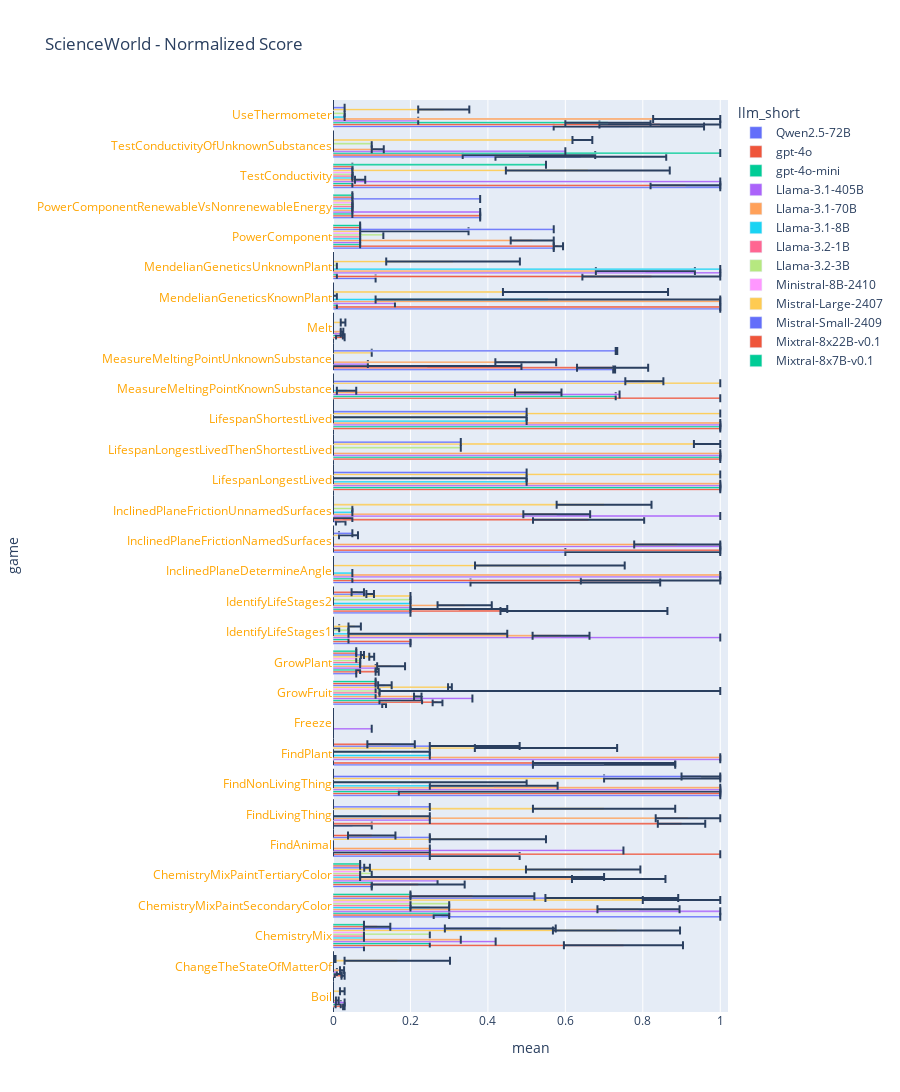

This figure's notebook cell:
### Code cell
#df = fetch_data("scienceworld")

# filter out the llama-31-70b-instruct
tmp = data[~data["llm"].str.contains("llama-31-70b-instruct")]

# Keep only LLM agent and conversation mode.
tmp = tmp[tmp["agent"].str.contains("LLMAgent")]
tmp = tmp[tmp["conversation"]]

tmp["llm_short"] = tmp["llm"].str.replace("meta-llama/", "")
tmp["llm_short"] = tmp["llm_short"].str.replace("mistralai/", "")
tmp["llm_short"] = tmp["llm_short"].str.replace("Qwen/", "")
tmp["llm_short"] = tmp["llm_short"].str.replace("-Instruct", "")
tmp.groupby(["llm"])["final/Normalized Score"].describe().reset_index()

fig = make_grouped_bar_chart(tmp, groupby="llm_short")
fig.show()

### Figure 1 — Plotly figure (JSON) as saved in the notebook; plotly's stock layout.template omitted (floating-point values rounded to 4 significant figures; data arrays with more than 128 entries replaced by an {"elided": "..."} marker saying what was removed)
{"data": [{"alignmentgroup": "True", "error_x": {"array": [0, 0, 0, 0, 0, 0.116, 0.05, 0, 0.1837, 0, 0.004899, 0, 0, 0, 0.2449, 0.2, 0.01225, 0, 0, 0, 0, 0.002449, 0, 0, 0, 0, 0, 0, 0.2205, 0.1942]}, "hovertemplate": "llm_short=Qwen2.5-72B<br>mean=%{x}<br>game=%{y}<extra></extra>", "legendgroup": "Qwen2.5-72B", "marker": {"color": "#636efa", "pattern": {"shape": ""}}, "name": "Qwen2.5-72B", "offsetgroup": "Qwen2.5-72B", "orientation": "h", "showlegend": true, "textposition": "auto", "type": "bar", "x": [0, 0, 0.08, 1, 0.1, 0.366, 0.05, 1, 0.7, 0, 0.132, 0.06, 0.2, 0.2, 0.6, 0.8, 0.02, 0, 0, 0, 0, 0.726, 0, 1, 0.11, 0.57, 0.38, 1, 0.64, 0.764], "xaxis": "x", "y": ["Boil", "ChangeTheStateOfMatterOf", "ChemistryMix", "ChemistryMixPaintSecondaryColor", "ChemistryMixPaintTertiaryColor", "FindAnimal", "FindLivingThing", "FindNonLivingThing", "FindPlant", "Freeze", "GrowFruit", "GrowPlant", "IdentifyLifeStages1", "IdentifyLifeStages2", "InclinedPlaneDetermineAngle", "InclinedPlaneFrictionNamedSurfaces", "InclinedPlaneFrictionUnnamedSurfaces", "LifespanLongestLived", "LifespanLongestLivedThenShortestLived", "LifespanShortestLived", "MeasureMeltingPointKnownSubstance", "MeasureMeltingPointUnknownSubstance", "Melt", "MendelianGeneticsKnownPlant", "MendelianGeneticsUnknownPlant", "PowerComponent", "PowerComponentRenewableVsNonrenewableEnergy", "TestConductivity", "TestConductivityOfUnknownSubstances", "UseThermometer"], "yaxis": "y"}, {"alignmentgroup": "True", "error_x": {"array": [0.002, 0.004, 0.1538, 0.02, 0.12, 0, 0.06124, 0, 0.1837, 0, 0.01265, 0.004, 0, 0.2156, 0.18, 0, 0.1435, 0, 0, 0, 0, 0.09184, 0, 0, 0.178, 0.012, 0, 0.09, 0.1711, 0.156]}, "hovertemplate": "llm_short=gpt-4o<br>mean=%{x}<br>game=%{y}<extra></extra>", "legendgroup": "gpt-4o", "marker": {"color": "#EF553B", "pattern": {"shape": ""}}, "name": "gpt-4o", "offsetgroup": "gpt-4o", "orientation": "h", "showlegend": true, "textposition": "auto", "type": "bar", "x": [0.028, 0.026, 0.75, 0.28, 0.22, 1, 0.9, 1, 0.7, 0, 0.27, 0.114, 0.2, 0.648, 0.82, 1, 0.66, 1, 1, 1, 1, 0.722, 0.03, 1, 0.822, 0.582, 0.38, 0.91, 0.506, 0.844], "xaxis": "x", "y": ["Boil", "ChangeTheStateOfMatterOf", "ChemistryMix", "ChemistryMixPaintSecondaryColor", "ChemistryMixPaintTertiaryColor", "FindAnimal", "FindLivingThing", "FindNonLivingThing", "FindPlant", "Freeze", "GrowFruit", "GrowPlant", "IdentifyLifeStages1", "IdentifyLifeStages2", "InclinedPlaneDetermineAngle", "InclinedPlaneFrictionNamedSurfaces", "InclinedPlaneFrictionUnnamedSurfaces", "LifespanLongestLived", "LifespanLongestLivedThenShortestLived", "LifespanShortestLived", "MeasureMeltingPointKnownSubstance", "MeasureMeltingPointUnknownSubstance", "Melt", "MendelianGeneticsKnownPlant", "MendelianGeneticsUnknownPlant", "PowerComponent", "PowerComponentRenewableVsNonrenewableEnergy", "TestConductivity", "TestConductivityOfUnknownSubstances", "UseThermometer"], "yaxis": "y"}, {"alignmentgroup": "True", "error_x": {"array": [0.006667, 0.008819, 0, 0, 0, 0.125, 0, 0.415, 0, 0, 0.055, 0.005, 0, 0.125, 0, 0, 0.025, 0, 0, 0, 0, 0.2433, 0.008819, 0, 0, 0, 0, 0, 0, 0.11]}, "hovertemplate": "llm_short=gpt-4o-mini<br>mean=%{x}<br>game=%{y}<extra></extra>", "legendgroup": "gpt-4o-mini", "marker": {"color": "#00cc96", "pattern": {"shape": ""}}, "name": "gpt-4o-mini", "offsetgroup": "gpt-4o-mini", "orientation": "h", "showlegend": true, "textposition": "auto", "type": "bar", "x": [0.01333, 0.01333, 0.25, 0.3, 0.1, 0.125, 0, 0.585, 0, 0, 0.175, 0.065, 0.04, 0.325, 0.05, 0, 0.025, 1, 1, 1, 0.73, 0.2433, 0.01667, 0.01, 0.01, 0.07, 0.05, 0.05, 1, 0.71], "xaxis": "x", "y": ["Boil", "ChangeTheStateOfMatterOf", "ChemistryMix", "ChemistryMixPaintSecondaryColor", "ChemistryMixPaintTertiaryColor", "FindAnimal", "FindLivingThing", "FindNonLivingThing", "FindPlant", "Freeze", "GrowFruit", "GrowPlant", "IdentifyLifeStages1", "IdentifyLifeStages2", "InclinedPlaneDetermineAngle", "InclinedPlaneFrictionNamedSurfaces", "InclinedPlaneFrictionUnnamedSurfaces", "LifespanLongestLived", "LifespanLongestLivedThenShortestLived", "LifespanShortestLived", "MeasureMeltingPointKnownSubstance", "MeasureMeltingPointUnknownSubstance", "Melt", "MendelianGeneticsKnownPlant", "MendelianGeneticsUnknownPlant", "PowerComponent", "PowerComponentRenewableVsNonrenewableEnergy", "TestConductivity", "TestConductivityOfUnknownSubstances", "UseThermometer"], "yaxis": "y"}, {"alignmentgroup": "True", "error_x": {"array": [null, null, null, null, null, null, null, null, null, null, null, null, null, null, null, null, null, null, null, null, null, null, null, null, null, null, null, null, null, null]}, "hovertemplate": "llm_short=Llama-3.1-405B<br>mean=%{x}<br>game=%{y}<extra></extra>", "legendgroup": "Llama-3.1-405B", "marker": {"color": "#ab63fa", "pattern": {"shape": ""}}, "name": "Llama-3.1-405B", "offsetgroup": "Llama-3.1-405B", "orientation": "h", "showlegend": true, "textposition": "auto", "type": "bar", "x": [0.03, 0.01, 0.42, 1, 0.27, 0.75, 0.25, 1, 1, 0.1, 0.36, 0.11, 1, 0.2, 1, 1, 1, 1, 1, 1, 0.74, 0.09, 0.02, 0.16, 1, 0.07, 0.38, 1, 0.6, 0.22], "xaxis": "x", "y": ["Boil", "ChangeTheStateOfMatterOf", "ChemistryMix", "ChemistryMixPaintSecondaryColor", "ChemistryMixPaintTertiaryColor", "FindAnimal", "FindLivingThing", "FindNonLivingThing", "FindPlant", "Freeze", "GrowFruit", "GrowPlant", "IdentifyLifeStages1", "IdentifyLifeStages2", "InclinedPlaneDetermineAngle", "InclinedPlaneFrictionNamedSurfaces", "InclinedPlaneFrictionUnnamedSurfaces", "LifespanLongestLived", "LifespanLongestLivedThenShortestLived", "LifespanShortestLived", "MeasureMeltingPointKnownSubstance", "MeasureMeltingPointUnknownSubstance", "Melt", "MendelianGeneticsKnownPlant", "MendelianGeneticsUnknownPlant", "PowerComponent", "PowerComponentRenewableVsNonrenewableEnergy", "TestConductivity", "TestConductivityOfUnknownSubstances", "UseThermometer"], "yaxis": "y"}, {"alignmentgroup": "True", "error_x": {"array": [0.003514, 0.00527, 0, 0.106, 0.1207, 0, 0.08333, 0, 0, 0, 0.009639, 0.03602, 0.07349, 0.07, 0, 0.1111, 0.08625, 0, 0, 0, 0.06, 0.07851, 0.003333, 0, 0.1279, 0.05556, 0, 0.01323, 0.01556, 0.08667]}, "hovertemplate": "llm_short=Llama-3.1-70B<br>mean=%{x}<br>game=%{y}<extra></extra>", "legendgroup": "Llama-3.1-70B", "marker": {"color": "#FFA15A", "pattern": {"shape": ""}}, "name": "Llama-3.1-70B", "offsetgroup": "Llama-3.1-70B", "orientation": "h", "showlegend": true, "textposition": "auto", "type": "bar", "x": [0.01111, 0.02333, 0.33, 0.7889, 0.7378, 0.25, 0.9167, 1, 1, 0, 0.2189, 0.15, 0.5889, 0.34, 1, 0.8889, 0.5778, 1, 1, 1, 0.53, 0.4978, 0.02333, 1, 0.8067, 0.5144, 0.05, 0.07, 0.1156, 0.9133], "xaxis": "x", "y": ["Boil", "ChangeTheStateOfMatterOf", "ChemistryMix", "ChemistryMixPaintSecondaryColor", "ChemistryMixPaintTertiaryColor", "FindAnimal", "FindLivingThing", "FindNonLivingThing", "FindPlant", "Freeze", "GrowFruit", "GrowPlant", "IdentifyLifeStages1", "IdentifyLifeStages2", "InclinedPlaneDetermineAngle", "InclinedPlaneFrictionNamedSurfaces", "InclinedPlaneFrictionUnnamedSurfaces", "LifespanLongestLived", "LifespanLongestLivedThenShortestLived", "LifespanShortestLived", "MeasureMeltingPointKnownSubstance", "MeasureMeltingPointUnknownSubstance", "Melt", "MendelianGeneticsKnownPlant", "MendelianGeneticsUnknownPlant", "PowerComponent", "PowerComponentRenewableVsNonrenewableEnergy", "TestConductivity", "TestConductivityOfUnknownSubstances", "UseThermometer"], "yaxis": "y"}, {"alignmentgroup": "True", "error_x": {"array": [0, 0, 0, 0.05, 0.315, 0, 0.125, 0.165, 0, 0, 0, 0, 0.205, 0, 0, 0, 0, 0, 0, 0, 0.025, 0, 0, 0.445, 0, 0, 0, 0, 0, 0]}, "hovertemplate": "llm_short=Llama-3.1-8B<br>mean=%{x}<br>game=%{y}<extra></extra>", "legendgroup": "Llama-3.1-8B", "marker": {"color": "#19d3f3", "pattern": {"shape": ""}}, "name": "Llama-3.1-8B", "offsetgroup": "Llama-3.1-8B", "orientation": "h", "showlegend": true, "textposition": "auto", "type": "bar", "x": [0, 0, 0.08, 0.25, 0.385, 0, 0.125, 0.415, 0.25, 0, 0.11, 0.07, 0.245, 0.2, 0.05, 0, 0.05, 0.5, 0, 0.5, 0.035, 0, 0, 0.555, 1, 0.07, 0.05, 0.05, 0, 0.03], "xaxis": "x", "y": ["Boil", "ChangeTheStateOfMatterOf", "ChemistryMix", "ChemistryMixPaintSecondaryColor", "ChemistryMixPaintTertiaryColor", "FindAnimal", "FindLivingThing", "FindNonLivingThing", "FindPlant", "Freeze", "GrowFruit", "GrowPlant", "IdentifyLifeStages1", "IdentifyLifeStages2", "InclinedPlaneDetermineAngle", "InclinedPlaneFrictionNamedSurfaces", "InclinedPlaneFrictionUnnamedSurfaces", "LifespanLongestLived", "LifespanLongestLivedThenShortestLived", "LifespanShortestLived", "MeasureMeltingPointKnownSubstance", "MeasureMeltingPointUnknownSubstance", "Melt", "MendelianGeneticsKnownPlant", "MendelianGeneticsUnknownPlant", "PowerComponent", "PowerComponentRenewableVsNonrenewableEnergy", "TestConductivity", "TestConductivityOfUnknownSubstances", "UseThermometer"], "yaxis": "y"}, {"alignmentgroup": "True", "error_x": {"array": [0, 0, 0, 0, 0, 0, 0, 0, 0, 0, 0, 0, 0, 0, 0, 0, 0, 0, 0, 0, 0, 0, 0, 0, 0, 0, 0, 0, 0, 0]}, "hovertemplate": "llm_short=Llama-3.2-1B<br>mean=%{x}<br>game=%{y}<extra></extra>", "legendgroup": "Llama-3.2-1B", "marker": {"color": "#FF6692", "pattern": {"shape": ""}}, "name": "Llama-3.2-1B", "offsetgroup": "Llama-3.2-1B", "orientation": "h", "showlegend": true, "textposition": "auto", "type": "bar", "x": [0, 0, 0.08, 0.2, 0.07, 0, 0, 0, 0, 0, 0.12, 0.07, 0, 0, 0, 0, 0, 0, 0, 0, 0, 0, 0, 0, 0, 0.07, 0.05, 0.05, 0, 0], "xaxis": "x", "y": ["Boil", "ChangeTheStateOfMatterOf", "ChemistryMix", "ChemistryMixPaintSecondaryColor", "ChemistryMixPaintTertiaryColor", "FindAnimal", "FindLivingThing", "FindNonLivingThing", "FindPlant", "Freeze", "GrowFruit", "GrowPlant", "IdentifyLifeStages1", "IdentifyLifeStages2", "InclinedPlaneDetermineAngle", "InclinedPlaneFrictionNamedSurfaces", "InclinedPlaneFrictionUnnamedSurfaces", "LifespanLongestLived", "LifespanLongestLivedThenShortestLived", "LifespanShortestLived", "MeasureMeltingPointKnownSubstance", "MeasureMeltingPointUnknownSubstance", "Melt", "MendelianGeneticsKnownPlant", "MendelianGeneticsUnknownPlant", "PowerComponent", "PowerComponentRenewableVsNonrenewableEnergy", "TestConductivity", "TestConductivityOfUnknownSubstances", "UseThermometer"], "yaxis": "y"}, {"alignmentgroup": "True", "error_x": {"array": [0, 0, 0, 0, 0, 0, 0, 0.25, 0.125, 0, 0.44, 0, 0, 0, 0, 0, 0, 0.25, 0, 0.25, 0, 0, 0, 0.005, 0, 0, 0, 0, 0, 0]}, "hovertemplate": "llm_short=Llama-3.2-3B<br>mean=%{x}<br>game=%{y}<extra></extra>", "legendgroup": "Llama-3.2-3B", "marker": {"color": "#B6E880", "pattern": {"shape": ""}}, "name": "Llama-3.2-3B", "offsetgroup": "Llama-3.2-3B", "orientation": "h", "showlegend": true, "textposition": "auto", "type": "bar", "x": [0, 0, 0.25, 0.3, 0.1, 0, 0, 0.25, 0.125, 0, 0.56, 0.07, 0.04, 0.2, 0, 0, 0.05, 0.25, 0.33, 0.25, 0, 0, 0, 0.005, 0.01, 0.13, 0.05, 0.05, 0.1, 0.03], "xaxis": "x", "y": ["Boil", "ChangeTheStateOfMatterOf", "ChemistryMix", "ChemistryMixPaintSecondaryColor", "ChemistryMixPaintTertiaryColor", "FindAnimal", "FindLivingThing", "FindNonLivingThing", "FindPlant", "Freeze", "GrowFruit", "GrowPlant", "IdentifyLifeStages1", "IdentifyLifeStages2", "InclinedPlaneDetermineAngle", "InclinedPlaneFrictionNamedSurfaces", "InclinedPlaneFrictionUnnamedSurfaces", "LifespanLongestLived", "LifespanLongestLivedThenShortestLived", "LifespanShortestLived", "MeasureMeltingPointKnownSubstance", "MeasureMeltingPointUnknownSubstance", "Melt", "MendelianGeneticsKnownPlant", "MendelianGeneticsUnknownPlant", "PowerComponent", "PowerComponentRenewableVsNonrenewableEnergy", "TestConductivity", "TestConductivityOfUnknownSubstances", "UseThermometer"], "yaxis": "y"}, {"alignmentgroup": "True", "error_x": {"array": [0, 0, 0, 0, 0, 0, 0, 0, 0, 0, 0, 0, 0.008, 0, 0, 0, 0, 0, 0, 0, 0, 0, 0, 0, 0, 0, 0, 0, 0, 0]}, "hovertemplate": "llm_short=Ministral-8B-2410<br>mean=%{x}<br>game=%{y}<extra></extra>", "legendgroup": "Ministral-8B-2410", "marker": {"color": "#FF97FF", "pattern": {"shape": ""}}, "name": "Ministral-8B-2410", "offsetgroup": "Ministral-8B-2410", "orientation": "h", "showlegend": true, "textposition": "auto", "type": "bar", "x": [0, 0, 0.08, 0.2, 0.07, 0, 0, 0, 0, 0, 0.11, 0.06, 0.008, 0, 0, 0, 0, 0, 0, 0, 0, 0, 0, 0, 0, 0.07, 0.05, 0.05, 0, 0], "xaxis": "x", "y": ["Boil", "ChangeTheStateOfMatterOf", "ChemistryMix", "ChemistryMixPaintSecondaryColor", "ChemistryMixPaintTertiaryColor", "FindAnimal", "FindLivingThing", "FindNonLivingThing", "FindPlant", "Freeze", "GrowFruit", "GrowPlant", "IdentifyLifeStages1", "IdentifyLifeStages2", "InclinedPlaneDetermineAngle", "InclinedPlaneFrictionNamedSurfaces", "InclinedPlaneFrictionUnnamedSurfaces", "LifespanLongestLived", "LifespanLongestLivedThenShortestLived", "LifespanShortestLived", "MeasureMeltingPointKnownSubstance", "MeasureMeltingPointUnknownSubstance", "Melt", "MendelianGeneticsKnownPlant", "MendelianGeneticsUnknownPlant", "PowerComponent", "PowerComponentRenewableVsNonrenewableEnergy", "TestConductivity", "TestConductivityOfUnknownSubstances", "UseThermometer"], "yaxis": "y"}, {"alignmentgroup": "True", "error_x": {"array": [0.006, 0.1361, 0.1641, 0.1, 0.1477, 0.15, 0.1837, 0.15, 0.1837, 0, 0.004899, 0.006325, 0.016, 0, 0.1933, 0.02449, 0.1225, 0, 0.034, 0, 0, 0, 0.006, 0.2131, 0.1726, 0.14, 0, 0.2116, 0.02561, 0.066]}, "hovertemplate": "llm_short=Mistral-Large-2407<br>mean=%{x}<br>game=%{y}<extra></extra>", "legendgroup": "Mistral-Large-2407", "marker": {"color": "#FECB52", "pattern": {"shape": ""}}, "name": "Mistral-Large-2407", "offsetgroup": "Mistral-Large-2407", "orientation": "h", "showlegend": true, "textposition": "auto", "type": "bar", "x": [0.024, 0.166, 0.732, 0.9, 0.646, 0.4, 0.7, 0.85, 0.55, 0, 0.302, 0.1, 0.056, 0.2, 0.56, 0.04, 0.7, 1, 0.966, 1, 1, 0.1, 0.026, 0.652, 0.31, 0.21, 0.05, 0.658, 0.644, 0.286], "xaxis": "x", "y": ["Boil", "ChangeTheStateOfMatterOf", "ChemistryMix", "ChemistryMixPaintSecondaryColor", "ChemistryMixPaintTertiaryColor", "FindAnimal", "FindLivingThing", "FindNonLivingThing", "FindPlant", "Freeze", "GrowFruit", "GrowPlant", "IdentifyLifeStages1", "IdentifyLifeStages2", "InclinedPlaneDetermineAngle", "InclinedPlaneFrictionNamedSurfaces", "InclinedPlaneFrictionUnnamedSurfaces", "LifespanLongestLived", "LifespanLongestLivedThenShortestLived", "LifespanShortestLived", "MeasureMeltingPointKnownSubstance", "MeasureMeltingPointUnknownSubstance", "Melt", "MendelianGeneticsKnownPlant", "MendelianGeneticsUnknownPlant", "PowerComponent", "PowerComponentRenewableVsNonrenewableEnergy", "TestConductivity", "TestConductivityOfUnknownSubstances", "UseThermometer"], "yaxis": "y"}, {"alignmentgroup": "True", "error_x": {"array": [0, 0.002449, 0.1431, 0.1715, 0.007348, 0, 0, 0.05, 0.116, 0, 0.01749, 0.004, 0, 0.009798, 0, 0, 0, 0, 0, 0, 0.04915, 0.002, 0, 0, 0, 0, 0, 0, 0, 0]}, "hovertemplate": "llm_short=Mistral-Small-2409<br>mean=%{x}<br>game=%{y}<extra></extra>", "legendgroup": "Mistral-Small-2409", "marker": {"color": "#636efa", "pattern": {"shape": ""}}, "name": "Mistral-Small-2409", "offsetgroup": "Mistral-Small-2409", "orientation": "h", "showlegend": true, "textposition": "auto", "type": "bar", "x": [0, 0.004, 0.432, 0.72, 0.088, 0.25, 0.25, 0.95, 0.366, 0, 0.134, 0.076, 0, 0.096, 0, 0.05, 0, 0.5, 0.33, 0.5, 0.804, 0.732, 0, 0, 0, 0.57, 0.38, 0.05, 0, 0.03], "xaxis": "x", "y": ["Boil", "ChangeTheStateOfMatterOf", "ChemistryMix", "ChemistryMixPaintSecondaryColor", "ChemistryMixPaintTertiaryColor", "FindAnimal", "FindLivingThing", "FindNonLivingThing", "FindPlant", "Freeze", "GrowFruit", "GrowPlant", "IdentifyLifeStages1", "IdentifyLifeStages2", "InclinedPlaneDetermineAngle", "InclinedPlaneFrictionNamedSurfaces", "InclinedPlaneFrictionUnnamedSurfaces", "LifespanLongestLived", "LifespanLongestLivedThenShortestLived", "LifespanShortestLived", "MeasureMeltingPointKnownSubstance", "MeasureMeltingPointUnknownSubstance", "Melt", "MendelianGeneticsKnownPlant", "MendelianGeneticsUnknownPlant", "PowerComponent", "PowerComponentRenewableVsNonrenewableEnergy", "TestConductivity", "TestConductivityOfUnknownSubstances", "UseThermometer"], "yaxis": "y"}, {"alignmentgroup": "True", "error_x": {"array": [0, 0, 0.034, 0.16, 0, 0.06124, 0, 0, 0.06124, 0, 0, 0, 0, 0.016, 0, 0, 0, 0, 0, 0, 0, 0, 0, 0, 0, 0, 0, 0, 0, 0]}, "hovertemplate": "llm_short=Mixtral-8x22B-v0.1<br>mean=%{x}<br>game=%{y}<extra></extra>", "legendgroup": "Mixtral-8x22B-v0.1", "marker": {"color": "#EF553B", "pattern": {"shape": ""}}, "name": "Mixtral-8x22B-v0.1", "offsetgroup": "Mixtral-8x22B-v0.1", "orientation": "h", "showlegend": true, "textposition": "auto", "type": "bar", "x": [0, 0, 0.114, 0.36, 0.07, 0.1, 0, 0, 0.15, 0, 0.11, 0.06, 0, 0.064, 0, 0, 0, 0, 0, 0, 0, 0, 0, 0, 0, 0.07, 0.05, 0.05, 0, 0], "xaxis": "x", "y": ["Boil", "ChangeTheStateOfMatterOf", "ChemistryMix", "ChemistryMixPaintSecondaryColor", "ChemistryMixPaintTertiaryColor", "FindAnimal", "FindLivingThing", "FindNonLivingThing", "FindPlant", "Freeze", "GrowFruit", "GrowPlant", "IdentifyLifeStages1", "IdentifyLifeStages2", "InclinedPlaneDetermineAngle", "InclinedPlaneFrictionNamedSurfaces", "InclinedPlaneFrictionUnnamedSurfaces", "LifespanLongestLived", "LifespanLongestLivedThenShortestLived", "LifespanShortestLived", "MeasureMeltingPointKnownSubstance", "MeasureMeltingPointUnknownSubstance", "Melt", "MendelianGeneticsKnownPlant", "MendelianGeneticsUnknownPlant", "PowerComponent", "PowerComponentRenewableVsNonrenewableEnergy", "TestConductivity", "TestConductivityOfUnknownSubstances", "UseThermometer"], "yaxis": "y"}, {"alignmentgroup": "True", "error_x": {"array": [0, 0, 0, 0, 0, 0, 0, 0, 0, 0, 0, 0, 0, 0, 0, 0, 0, 0, 0, 0, 0, 0, 0, 0, 0, 0, 0, 0, 0, 0]}, "hovertemplate": "llm_short=Mixtral-8x7B-v0.1<br>mean=%{x}<br>game=%{y}<extra></extra>", "legendgroup": "Mixtral-8x7B-v0.1", "marker": {"color": "#00cc96", "pattern": {"shape": ""}}, "name": "Mixtral-8x7B-v0.1", "offsetgroup": "Mixtral-8x7B-v0.1", "orientation": "h", "showlegend": true, "textposition": "auto", "type": "bar", "x": [0, 0, 0.08, 0.2, 0.07, 0, 0, 0, 0, 0, 0.11, 0.06, 0, 0, 0, 0, 0, 0, 0, 0, 0, 0, 0, 0, 0, 0.07, 0.05, 0.55, 0, 0], "xaxis": "x", "y": ["Boil", "ChangeTheStateOfMatterOf", "ChemistryMix", "ChemistryMixPaintSecondaryColor", "ChemistryMixPaintTertiaryColor", "FindAnimal", "FindLivingThing", "FindNonLivingThing", "FindPlant", "Freeze", "GrowFruit", "GrowPlant", "IdentifyLifeStages1", "IdentifyLifeStages2", "InclinedPlaneDetermineAngle", "InclinedPlaneFrictionNamedSurfaces", "InclinedPlaneFrictionUnnamedSurfaces", "LifespanLongestLived", "LifespanLongestLivedThenShortestLived", "LifespanShortestLived", "MeasureMeltingPointKnownSubstance", "MeasureMeltingPointUnknownSubstance", "Melt", "MendelianGeneticsKnownPlant", "MendelianGeneticsUnknownPlant", "PowerComponent", "PowerComponentRenewableVsNonrenewableEnergy", "TestConductivity", "TestConductivityOfUnknownSubstances", "UseThermometer"], "yaxis": "y"}], "layout": {"barmode": "group", "height": 2000, "legend": {"title": {"text": "llm_short"}, "tracegroupgap": 0}, "title": {"text": "ScienceWorld - Normalized Score"}, "xaxis": {"anchor": "y", "domain": [0, 1], "range": [0, 1.02], "title": {"text": "mean"}}, "yaxis": {"anchor": "x", "domain": [0, 1], "tickmode": "array", "ticktext": {"elided": "390 str values"}, "tickvals": {"elided": "390 str values"}, "title": {"text": "game"}}}}
